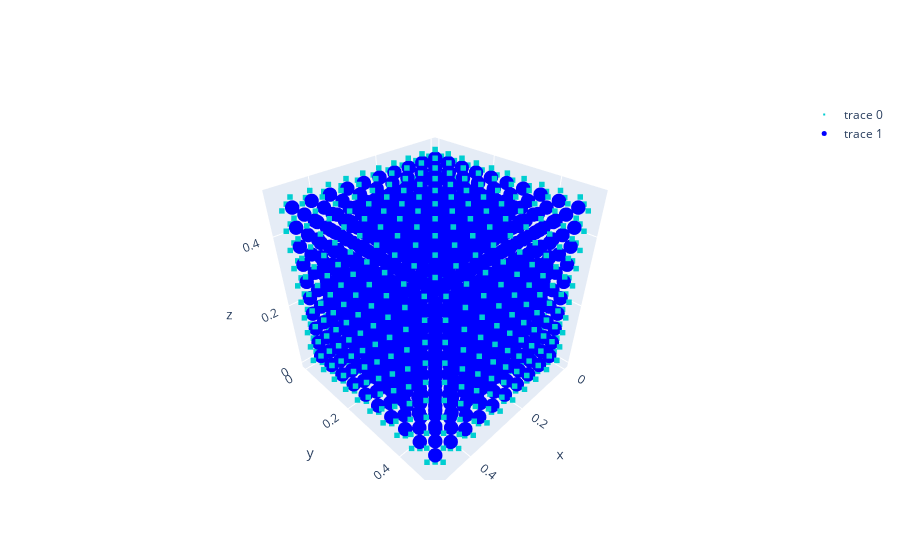

Here is the notebook cell this chart was saved with:
### Code cell
#--------malla T -------------------------
malla = Mesh(3, volumes = (nvx, nvy, nvz), lengths = (lx, ly, lz))
#malla.tag_wall_neumann("W", Fw) # Esta es la condición original del problema
#malla.tag_wall_dirichlet("W", Fw)
malla.tag_wall_dirichlet("S", Tn)
malla.tag_wall_dirichlet(["W", "E", "T", "N", "B"], [0,0,0,0,0])
malla.draw()

### Figure 1 — Plotly figure (JSON) as saved in the notebook; plotly's stock layout.template omitted (floating-point values rounded to 4 significant figures; data arrays with more than 128 entries replaced by an {"elided": "..."} marker saying what was removed)
{"data": [{"marker": {"color": {"elided": "600 str values"}, "size": 2, "symbol": "square"}, "mode": "markers", "type": "scatter3d", "x": {"elided": "600 float values"}, "y": {"elided": "600 float values"}, "z": {"elided": "600 float values"}}, {"marker": {"color": "blue", "size": 5}, "mode": "markers", "type": "scatter3d", "x": {"elided": "1000 float values"}, "y": {"elided": "1000 float values"}, "z": {"elided": "1000 float values"}}], "layout": {}}
